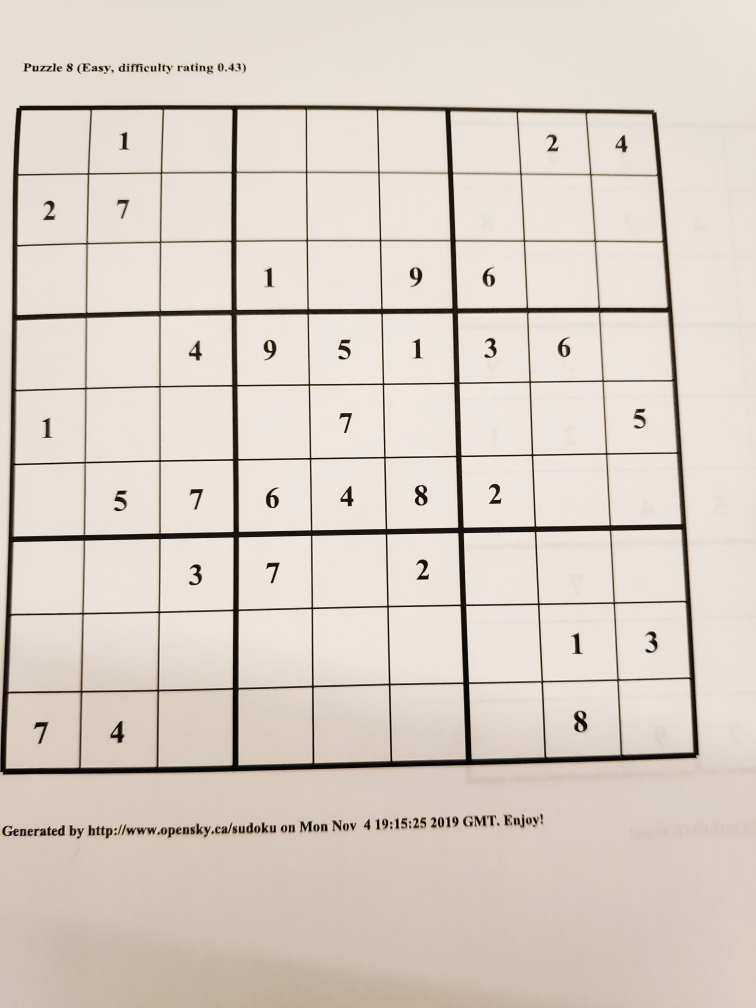
#> input picture sudoku/arthurqmo-0.png, 3024 x 4032 px, given in place of davidf2-5.png, which was not available (shown at 1/4 size)
$ jupyter execute --allow-errors pre.ipynb   (shell and % lines are left out)
#> lines starting #> are read from the running program, lines starting #| are printed output that depends on the picture; after the words box and inside, x2 and y2 are one past the last pixel; in counts of white or black regions, pixels touching at a corner belong together; pictures that were not available may be replaced by others from this repository, and a replacement may not be noted
[cell 1]
import cv2
import os
import matplotlib.pyplot as plt
import numpy as np
import joblib

from skimage import  morphology, filters, color, measure
from tensorflow import keras
size = (2,2)

[cell 2]
def contrast(img):
    clahe = cv2.createCLAHE(clipLimit=0.2, tileGridSize=(15,15))
    return clahe.apply(img)

def threshold(img):
    thresh = filters.threshold_local(img, 91, offset=18)
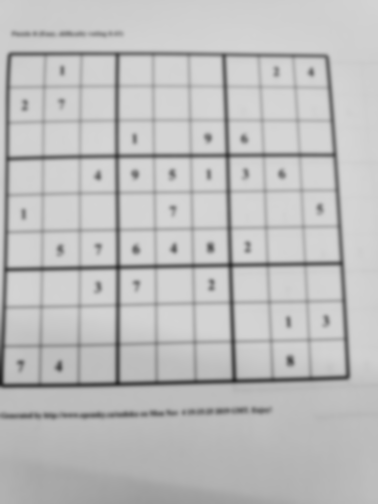
#> thresh: shape (4032, 3024) float64 (shown at 1/8 size); min 32.56, max 214.1, mean 190.6
    return img > thresh
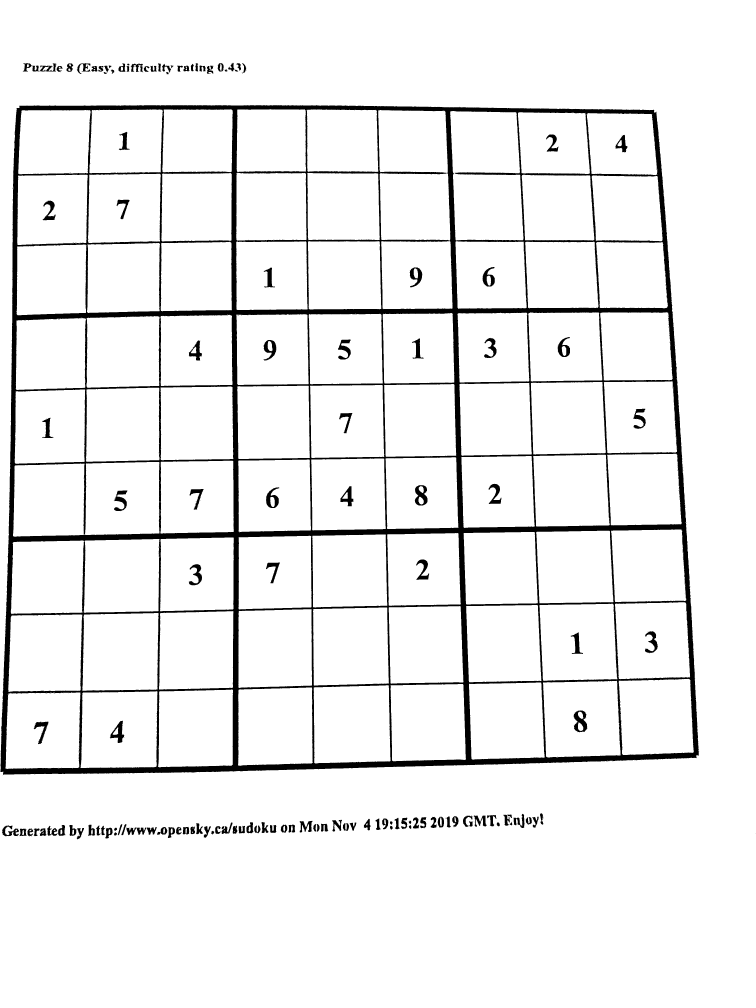
#> returned value: shape (4032, 3024) bool (shown at 1/4 size); 93.9% white; 418 black regions (279 under 20 px), largest, box (x1, y1, x2, y2) and area: (1, 420, 2796, 3099) 635986, (2295, 2842, 2349, 2929) 2642, (1659, 1941, 1710, 2022) 2413

def load(filename, folder="sudoku"):
    print(filename)
    basedir = os.path.join(os.getcwd(), folder, filename)
    return cv2.imread(basedir, cv2.IMREAD_GRAYSCALE)

def show(img, figsize=(8,8), title=None):
    plt.figure(figsize=figsize)

    if(title):
        plt.title(title)
    plt.imshow(img, interpolation="none", cmap="gray")
    plt.show()

def outliers(data):
    arr = []
    threshold=3
    mean = np.mean(data)
    std =np.std(data)

    for y in data:
        z_score= (y - mean)/std
        if np.abs(z_score) <= threshold:
            arr.append(y)
    return arr


def select(x):
    q1, q3= np.percentile(x,[25,75])
    iqr = q3 - q1
    min_area = q1 -(1.5 * iqr)
    max_area = q3 +(1.5 * iqr)

    return[min_area, max_area]


# [49 lines left out: functions empty, predict, compare, not called in this run]

def digits(opening, areas, region):
    mask = np.zeros_like(opening)
    min_area, max_area = select(areas)
    boxes = {}
    count = 0
    for obj in region:
        area = obj["area"]

        if (area > min_area and area < max_area):
            bbox = obj.bbox
            mask[bbox[0]:bbox[2],bbox[1]:bbox[3]]|= (obj.filled_image)
            boxes[obj.label] = {}
            boxes[obj.label]['mask'] = (opening[bbox[0]:bbox[2],bbox[1]:bbox[3]] & (obj.filled_image))
            boxes[obj.label]['clean'] =  (boxes[obj.label]['mask'] | (~obj.filled_image))

            # Porcentagem de pixeis preenchidos em cada região
            boxes[obj.label]['filled'] = obj.area/obj.filled_area
            boxes[obj.label]['bbox'] = list(bbox)
            count +=1

    return boxes, mask

def sort(x):
    return sorted(x, key = lambda x: x[2])

[cell 3]
sudoku = os.path.join(os.getcwd(), 'sudoku')
files = [os.path.splitext(x) for x in os.listdir(sudoku)]

[cell 4]
filename = 'davidf2-5'
basedir = os.path.join(os.getcwd(), 'sudoku')
img = load(filename+'.png')
show(img, figsize=size)

[cell 5]
img_clahe = contrast(img)
plt.figure(figsize=size)
show(img_clahe, figsize=size, title="Clahe")

[cell 6]
clean = threshold(img_clahe)
show(img_clahe, figsize=size, title='threshold local')

[cell 7]
opening = ~morphology.remove_small_objects(~clean, min_size=30)
#> opening: shape (4032, 3024) bool; 93.9% white; 139 black regions
show(opening, figsize=size)

[cell 8]
label = morphology.label(opening, connectivity=2)
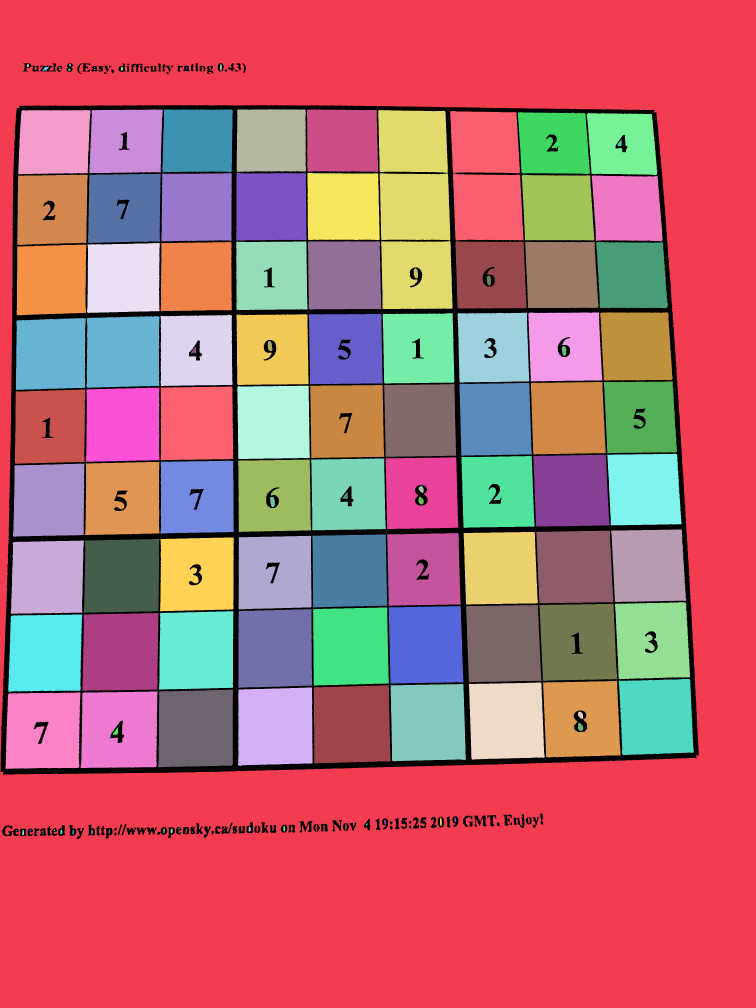
#> label: shape (4032, 3024) int32 (shown at 1/4 size); 245 distinct labels, from 0 to 244; one colour per label, 0 black
show(color.label2rgb(label), figsize=size)
#> in show (call 5), `plt.show()`:
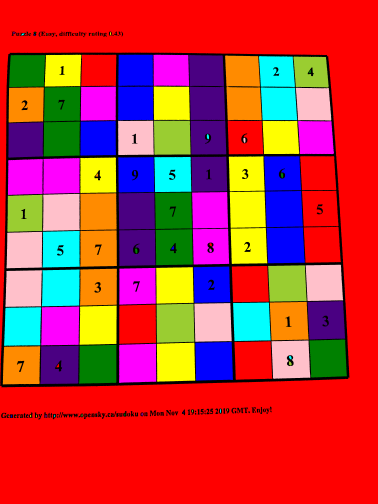
#> shown: shape (4032, 3024, 3) float64 (shown at 1/8 size); mean R, G, B 0.737, 0.228, 0.246

[cell 9]
region = measure.regionprops(label)
#> region = 244 regions; largest, box (x1, y1, x2, y2) and area: (0, 0, 3024, 4032) 5050277, (1512, 440, 1811, 1237) 211297, (62, 1264, 639, 1560) 157082, (1801, 444, 2094, 963) 135665, (1255, 2741, 1563, 3054) 91736

[cell 10]
areas = []
for obj in region:
    area = obj["area"]
    if area > 20 :
        areas.append(area)
#> this loop made 244 passes
#> area on passes 1, 3, 4: 5050277, 158, 81
#> after the loop, areas = 118 values, max 5050277 at index 0, min 22 at index 6, mean 97062.5

[cell 11]
fig, ax = plt.subplots(figsize=size)
ax.set_title('BOXPLOT Areas')
ax.boxplot(outliers(areas))
#> in outliers, `mean = np.mean(data)`: mean = 97062.5
#> in outliers, `std =np.std(data)`: std = 459859.6
#> the loop in outliers, `for y in data:` made 118 passes
#> (y, z_score) on passes 1 to 8: (5050277, 10.77), (158, -0.211), (81, -0.211), (51, -0.211), (56, -0.211), (237, -0.211), (22, -0.211), (29, -0.211)
#> after the loop in outliers, `for y in data:`: arr = 117 values, max 211297 at index 15, min 22 at index 5, mean 54727.4
plt.show()
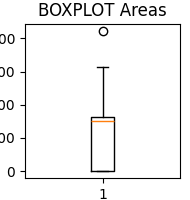
#> figure drawn by matplotlib, 1 panel

[cell 12]
        #         imagem |= (label == obj.label)
boxes, mask = digits(opening, areas, region)
#> in select, `q1, q3= np.percentile(x,[25,75])`: q1 = 356.2; q3 = 82229.8
#> in select, `iqr = q3 - q1`: iqr = 81873.5
#> in select, `min_area = q1 -(1.5 * iqr)`: min_area = -122454
#> in select, `max_area = q3 +(1.5 * iqr)`: max_area = 205040
#> in digits, `min_area, max_area = select(areas)`: min_area = -122454; max_area = 205040
#> the loop in digits, `for obj in region:` made 244 passes
#> (area, bbox) on passes 3, 4, 5, 7, 8, 9, 10, 11: (158, (256, 879, 284, 887)), (81, (257, 107, 269, 117)), (51, (257, 276, 265, 285)), (56, (265, 742, 281, 748)), (237, (266, 170, 283, 197)), (22, (266, 374, 271, 381)), (29, (267, 235, 272, 242)), (121, (267, 482, 284, 492))
#> after the loop in digits, `for obj in region:`:
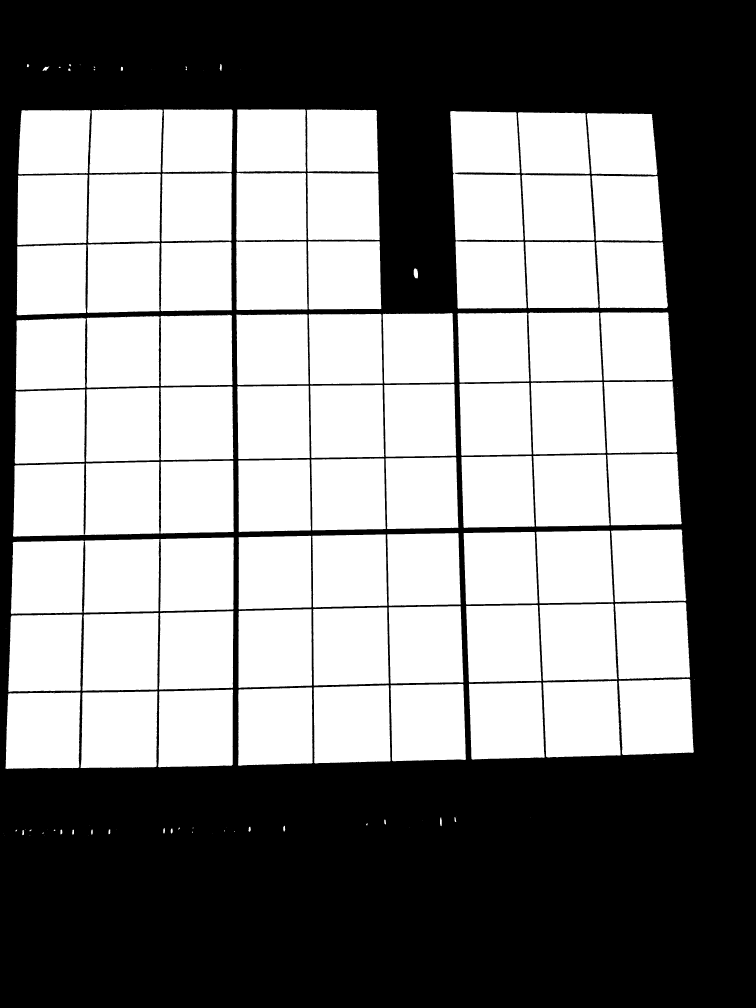
#> mask: shape (4032, 3024) bool (shown at 1/4 size); 51.2% white; 1 black region, box (x1, y1, x2, y2) and area: (0, 0, 3024, 4032) 5948144
#> after the loop in digits, `for obj in region:`: boxes = 242 items; count = 242
#> boxes = 242 items

[cell 13]
show(mask, figsize=size, title='Label Mask')

[cell 14]
show(mask& opening, figsize=size, title='Label Mask')
#> in show (call 7), `plt.show()`:
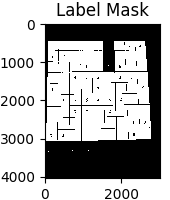
#> figure drawn by matplotlib, 1 panel

[cell 15]
points = [[x] + boxes[x]['bbox'] + [boxes[x]['filled']] for x in boxes.keys()]
#> points = 242 items, first 6: [2, 256, 108, 257, 109, 1], [3, 256, 879, 284, 887, 1], [4, 257, 107, 269, 117, 1], [5, 257, 276, 265, 285, 1], [6, 258, 319, 261, 322, 1], [7, 265, 742, 281, 748, 1]
points = sorted(points, key = lambda y: y[1])
#> (the rest of this cell did not finish here and is left out)

$ run again, on sudoku/arthurqmo-4.png
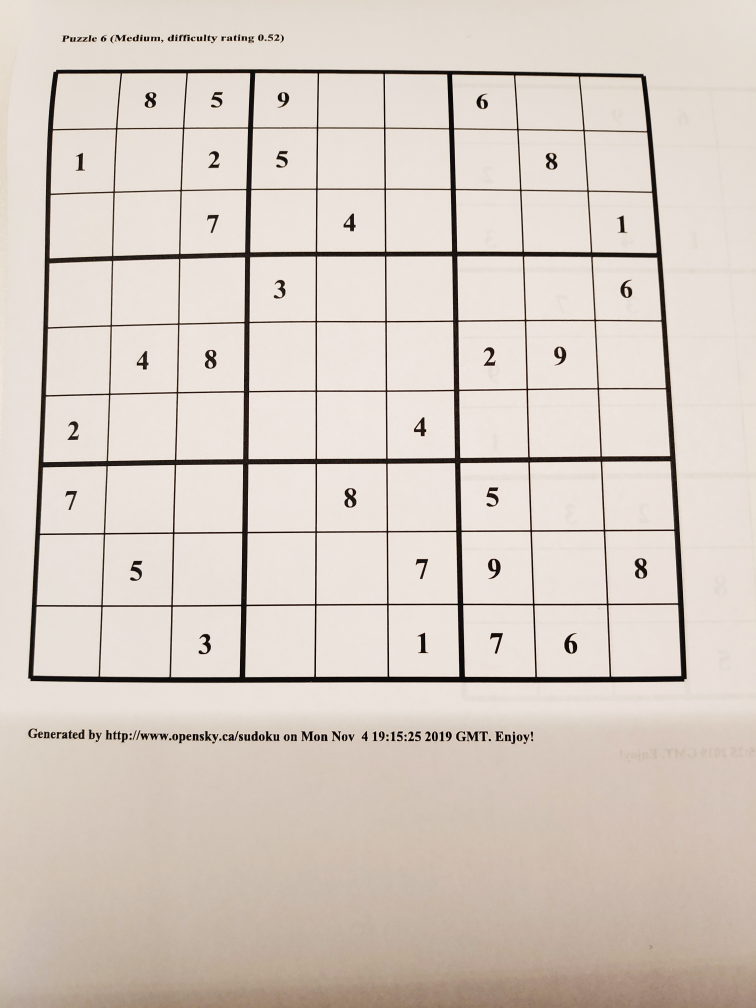
#> input picture sudoku/arthurqmo-4.png, 3024 x 4032 px, given in place of davidf2-5.png, which was not available (shown at 1/4 size)
#> opening: shape (4032, 3024) bool; 94.7% white; 136 black regions
#> label: shape (4032, 3024) int32; 148 distinct labels, from 0 to 147
#> region = 147 regions; largest, box (x1, y1, x2, y2) and area: (0, 0, 3024, 4032) 6000831, (2128, 2125, 2427, 2415) 82998, (1263, 2421, 1551, 2708) 81006, (2138, 2421, 2439, 2708) 80259, (2434, 2419, 2726, 2708) 79964
#> the loop `for obj in region:` made 147 passes
#> area on passes 1, 2, 3, 5, 7, 8, 9, 11: 6000831, 105, 51, 57, 85, 78, 57, 46
#> after the loop `for obj in region:`: areas = 131 values, max 6000831 at index 0, min 22 at index 130, mean 88157.8
#> mean = 88157.8
#> std = 519654.3
#> the loop in outliers, `for y in data:` made 131 passes
#> (y, z_score) on passes 1 to 8: (6000831, 11.38), (105, -0.169), (51, -0.17), (57, -0.17), (85, -0.169), (78, -0.169), (57, -0.17), (46, -0.17)
#> after the loop in outliers, `for y in data:`: arr = 130 values, max 82998 at index 86, min 22 at index 129, mean 42675.7
#> q1 = 290; q3 = 71782
#> iqr = 71492
#> in select, `min_area = q1 -(1.5 * iqr)`: min_area = -106948
#> in select, `max_area = q3 +(1.5 * iqr)`: max_area = 179020
#> in digits, `min_area, max_area = select(areas)`: min_area = -106948; max_area = 179020
#> the loop in digits, `for obj in region:` made 147 passes
#> (area, bbox) on passes 2, 3, 5, 7, 8, 9, 11, 12: (105, (139, 1041, 162, 1046)), (51, (144, 261, 154, 269)), (57, (148, 915, 161, 921)), (85, (149, 539, 162, 547)), (78, (149, 679, 162, 686)), (57, (152, 411, 165, 417)), (46, (166, 998, 170, 1011)), (53448, (291, 738, 511, 1001))
#> after the loop in digits, `for obj in region:`:
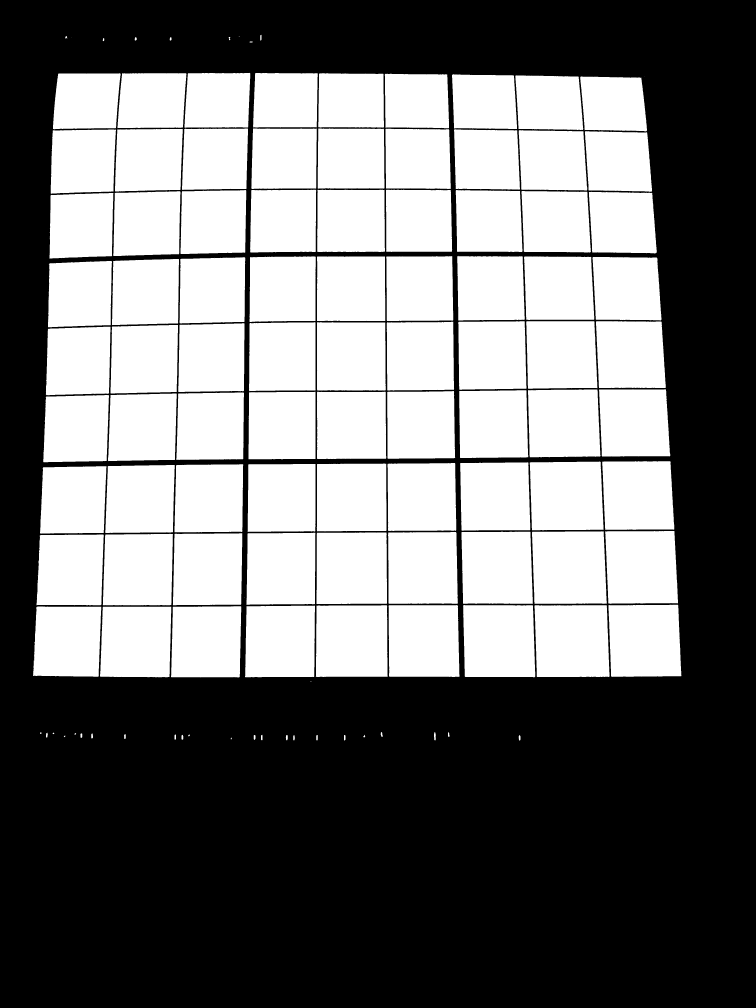
#> mask: shape (4032, 3024) bool (shown at 1/4 size); 45.9% white; 126 white regions (15 under 20 px), largest, box (x1, y1, x2, y2) and area: (2128, 2125, 2427, 2415) 82998, (2138, 2421, 2439, 2708) 82962, (1263, 2421, 1551, 2708) 81006
#> after the loop in digits, `for obj in region:`: boxes = 146 items; count = 146
#> `boxes, mask = digits(opening, areas, region)`: boxes = 146 items
#> in show (call 7), `plt.show()`:
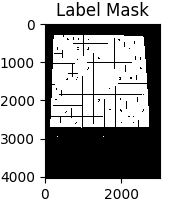
#> figure drawn by matplotlib, 1 panel
#> points = 146 items, first 6: [2, 139, 1041, 162, 1046, 1], [3, 144, 261, 154, 269, 1], [4, 144, 955, 146, 958, 1], [5, 148, 915, 161, 921, 1], [6, 149, 285, 150, 286, 1], [7, 149, 539, 162, 547, 1]

$ run again, on sudoku/brunoacpc-1.png
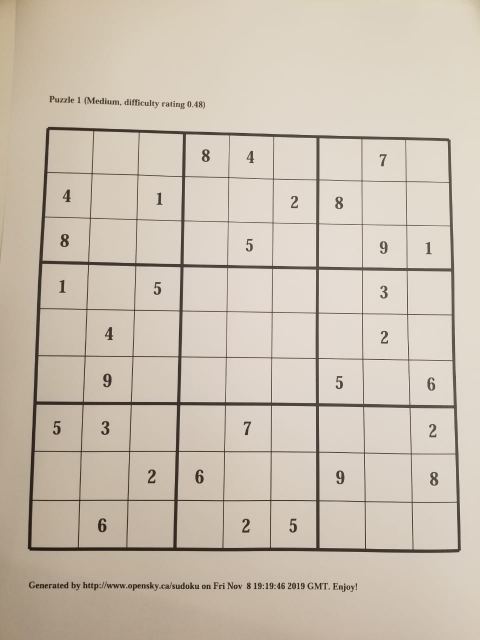
#> input picture sudoku/brunoacpc-1.png, 960 x 1280 px, given in place of davidf2-5.png, which was not available (shown at 1/2 size)
#> opening: shape (1280, 960) bool; 93.6% white; 89 black regions
#> label: shape (1280, 960) int32; 147 distinct labels, from 0 to 146
#> region = 146 regions; largest, box (x1, y1, x2, y2) and area: (0, 0, 960, 1280) 519904, (161, 904, 258, 1000) 8925, (66, 904, 161, 1000) 8827, (448, 905, 541, 1000) 8689, (730, 907, 823, 1004) 8648
#> the loop `for obj in region:` made 146 passes
#> area on passes 1, 22, 23, 24, 25, 26, 27, 28: 519904, 7333, 7429, 7241, 6816, 7006, 7030, 6913
#> after the loop `for obj in region:`: areas = 98 values, max 519904 at index 0, min 21 at index 22, mean 11733.9
#> mean = 11733.9
#> std = 51678.1
#> the loop in outliers, `for y in data:` made 98 passes
#> (y, z_score) on passes 1 to 8: (519904, 9.83), (7333, -0.0852), (7429, -0.0833), (7241, -0.0869), (6816, -0.0952), (7006, -0.0915), (7030, -0.091), (6913, -0.0933)
#> after the loop in outliers, `for y in data:`: arr = 97 values, max 8925 at index 75, min 21 at index 21, mean 6495
#> q1 = 7070; q3 = 8135.8
#> iqr = 1065.8
#> in select, `min_area = q1 -(1.5 * iqr)`: min_area = 5471.4
#> in select, `max_area = q3 +(1.5 * iqr)`: max_area = 9734.4
#> in digits, `min_area, max_area = select(areas)`: min_area = 5471.4; max_area = 9734.4
#> the loop in digits, `for obj in region:` made 146 passes
#> (area, bbox) on passes 22 to 29: (7333, (260, 95, 346, 186)), (7429, (263, 186, 349, 277)), (7241, (266, 277, 352, 366)), (6816, (269, 371, 354, 458)), (7006, (271, 459, 357, 547)), (7030, (274, 548, 359, 633)), (6913, (277, 639, 361, 723)), (6899, (279, 725, 362, 811))
#> after the loop in digits, `for obj in region:`:
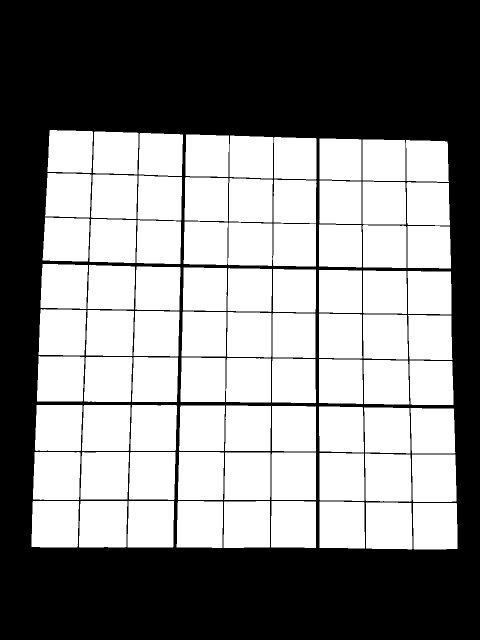
#> mask: shape (1280, 960) bool (shown at 1/2 size); 51.9% white; 1 black region, box (x1, y1, x2, y2) and area: (0, 0, 960, 1280) 591518
#> after the loop in digits, `for obj in region:`: boxes = 81 items; count = 81
#> `boxes, mask = digits(opening, areas, region)`: boxes = 81 items
#> points = 81 items, first 6: [22, 260, 95, 346, 186, 1], [23, 263, 186, 349, 277, 1], [24, 266, 277, 352, 366, 1], [25, 269, 371, 354, 458, 0.953], [26, 271, 459, 357, 547, 0.97], [27, 274, 548, 359, 633, 1]
#> matrix = 9 items
#> index = 47
#> `plt.show()`:
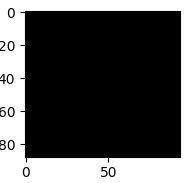
#> figure drawn by matplotlib, 1 panel
#> resized: shape (28, 28); every value is 0
